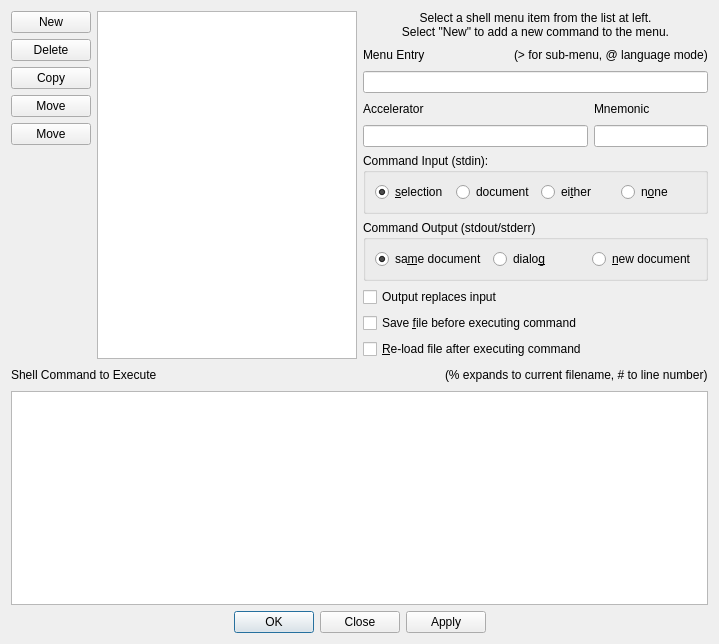
<?xml version="1.0" encoding="UTF-8"?>
<ui version="4.0">
 <class>DialogShellMenu</class>
 <widget class="QDialog" name="DialogShellMenu">
  <property name="geometry">
   <rect>
    <x>0</x>
    <y>0</y>
    <width>719</width>
    <height>644</height>
   </rect>
  </property>
  <property name="windowTitle">
   <string>Shell Menu</string>
  </property>
  <layout class="QVBoxLayout" name="verticalLayout_4">
   <item>
    <layout class="QHBoxLayout" name="horizontalLayout_8">
     <item>
      <layout class="QHBoxLayout" name="horizontalLayout">
       <item>
        <layout class="QVBoxLayout" name="verticalLayout">
         <item>
          <widget class="QPushButton" name="buttonNew">
           <property name="text">
            <string>New</string>
           </property>
           <property name="icon">
            <iconset theme="document-new">
             <normaloff/>
            </iconset>
           </property>
          </widget>
         </item>
         <item>
          <widget class="QPushButton" name="buttonDelete">
           <property name="text">
            <string>Delete</string>
           </property>
           <property name="icon">
            <iconset theme="edit-delete">
             <normaloff/>
            </iconset>
           </property>
          </widget>
         </item>
         <item>
          <widget class="QPushButton" name="buttonCopy">
           <property name="text">
            <string>Copy</string>
           </property>
           <property name="icon">
            <iconset theme="edit-copy">
             <normaloff/>
            </iconset>
           </property>
          </widget>
         </item>
         <item>
          <widget class="QPushButton" name="buttonUp">
           <property name="text">
            <string>Move</string>
           </property>
           <property name="icon">
            <iconset theme="go-up">
             <normaloff/>
            </iconset>
           </property>
          </widget>
         </item>
         <item>
          <widget class="QPushButton" name="buttonDown">
           <property name="text">
            <string>Move</string>
           </property>
           <property name="icon">
            <iconset theme="go-down">
             <normaloff/>
            </iconset>
           </property>
          </widget>
         </item>
         <item>
          <spacer name="verticalSpacer">
           <property name="orientation">
            <enum>Qt::Vertical</enum>
           </property>
           <property name="sizeHint" stdset="0">
            <size>
             <width>20</width>
             <height>40</height>
            </size>
           </property>
          </spacer>
         </item>
        </layout>
       </item>
       <item>
        <widget class="QListWidget" name="listItems"/>
       </item>
      </layout>
     </item>
     <item>
      <layout class="QVBoxLayout" name="verticalLayout_3">
       <item>
        <widget class="QLabel" name="label">
         <property name="text">
          <string>Select a shell menu item from the list at left.
Select &quot;New&quot; to add a new command to the menu.</string>
         </property>
         <property name="alignment">
          <set>Qt::AlignCenter</set>
         </property>
        </widget>
       </item>
       <item>
        <layout class="QHBoxLayout" name="horizontalLayout_3">
         <item>
          <widget class="QLabel" name="label_3">
           <property name="text">
            <string>Menu Entry</string>
           </property>
          </widget>
         </item>
         <item>
          <spacer name="horizontalSpacer">
           <property name="orientation">
            <enum>Qt::Horizontal</enum>
           </property>
           <property name="sizeHint" stdset="0">
            <size>
             <width>40</width>
             <height>20</height>
            </size>
           </property>
          </spacer>
         </item>
         <item>
          <widget class="QLabel" name="label_2">
           <property name="text">
            <string>(&gt; for sub-menu, @ language mode)</string>
           </property>
          </widget>
         </item>
        </layout>
       </item>
       <item>
        <widget class="QLineEdit" name="editName"/>
       </item>
       <item>
        <layout class="QHBoxLayout" name="horizontalLayout_6">
         <item>
          <layout class="QGridLayout" name="gridLayout">
           <item row="0" column="0">
            <widget class="QLabel" name="label_4">
             <property name="text">
              <string>Accelerator</string>
             </property>
            </widget>
           </item>
           <item row="0" column="1">
            <spacer name="horizontalSpacer_2">
             <property name="orientation">
              <enum>Qt::Horizontal</enum>
             </property>
             <property name="sizeHint" stdset="0">
              <size>
               <width>158</width>
               <height>20</height>
              </size>
             </property>
            </spacer>
           </item>
           <item row="1" column="0" colspan="2">
            <widget class="QLineEdit" name="editAccelerator"/>
           </item>
          </layout>
         </item>
         <item>
          <layout class="QVBoxLayout" name="verticalLayout_2">
           <item>
            <widget class="QLabel" name="label_5">
             <property name="text">
              <string>Mnemonic</string>
             </property>
            </widget>
           </item>
           <item>
            <widget class="QLineEdit" name="editMnemonic">
             <property name="maxLength">
              <number>1</number>
             </property>
            </widget>
           </item>
          </layout>
         </item>
        </layout>
       </item>
       <item>
        <widget class="QGroupBox" name="groupBox">
         <property name="title">
          <string>Command Input (stdin):</string>
         </property>
         <layout class="QHBoxLayout" name="horizontalLayout_4">
          <item>
           <widget class="QRadioButton" name="radioSelection">
            <property name="text">
             <string>&amp;selection</string>
            </property>
            <property name="checked">
             <bool>true</bool>
            </property>
           </widget>
          </item>
          <item>
           <widget class="QRadioButton" name="radioDocument">
            <property name="text">
             <string>document</string>
            </property>
           </widget>
          </item>
          <item>
           <widget class="QRadioButton" name="radioEither">
            <property name="text">
             <string>ei&amp;ther</string>
            </property>
           </widget>
          </item>
          <item>
           <widget class="QRadioButton" name="radioNone">
            <property name="text">
             <string>n&amp;one</string>
            </property>
           </widget>
          </item>
         </layout>
        </widget>
       </item>
       <item>
        <widget class="QGroupBox" name="groupBox_2">
         <property name="title">
          <string>Command Output (stdout/stderr)</string>
         </property>
         <layout class="QHBoxLayout" name="horizontalLayout_5">
          <item>
           <widget class="QRadioButton" name="radioSameDocument">
            <property name="text">
             <string>sa&amp;me document</string>
            </property>
            <property name="checked">
             <bool>true</bool>
            </property>
           </widget>
          </item>
          <item>
           <widget class="QRadioButton" name="radioDialog">
            <property name="text">
             <string>dialo&amp;g</string>
            </property>
           </widget>
          </item>
          <item>
           <widget class="QRadioButton" name="radioNewDocument">
            <property name="text">
             <string>&amp;new document</string>
            </property>
           </widget>
          </item>
         </layout>
        </widget>
       </item>
       <item>
        <widget class="QCheckBox" name="checkReplaceInput">
         <property name="text">
          <string>Output replaces input</string>
         </property>
        </widget>
       </item>
       <item>
        <widget class="QCheckBox" name="checkSaveBeforeExec">
         <property name="text">
          <string>Save &amp;file before executing command</string>
         </property>
        </widget>
       </item>
       <item>
        <widget class="QCheckBox" name="checkReloadAfterExec">
         <property name="text">
          <string>&amp;Re-load file after executing command</string>
         </property>
        </widget>
       </item>
      </layout>
     </item>
    </layout>
   </item>
   <item>
    <layout class="QHBoxLayout" name="horizontalLayout_7">
     <item>
      <widget class="QLabel" name="label_6">
       <property name="text">
        <string>Shell Command to Execute</string>
       </property>
      </widget>
     </item>
     <item>
      <spacer name="horizontalSpacer_3">
       <property name="orientation">
        <enum>Qt::Horizontal</enum>
       </property>
       <property name="sizeHint" stdset="0">
        <size>
         <width>428</width>
         <height>20</height>
        </size>
       </property>
      </spacer>
     </item>
     <item>
      <widget class="QLabel" name="label_7">
       <property name="text">
        <string>(% expands to current filename, # to line number)</string>
       </property>
      </widget>
     </item>
    </layout>
   </item>
   <item>
    <widget class="QPlainTextEdit" name="editCommand">
     <property name="font">
      <font>
       <family>Monospace</family>
      </font>
     </property>
    </widget>
   </item>
   <item>
    <widget class="QDialogButtonBox" name="buttonBox">
     <property name="standardButtons">
      <set>QDialogButtonBox::Apply|QDialogButtonBox::Close|QDialogButtonBox::Ok</set>
     </property>
     <property name="centerButtons">
      <bool>true</bool>
     </property>
    </widget>
   </item>
  </layout>
 </widget>
 <resources/>
 <connections>
  <connection>
   <sender>buttonBox</sender>
   <signal>rejected()</signal>
   <receiver>DialogShellMenu</receiver>
   <slot>reject()</slot>
   <hints>
    <hint type="sourcelabel">
     <x>469</x>
     <y>620</y>
    </hint>
    <hint type="destinationlabel">
     <x>505</x>
     <y>599</y>
    </hint>
   </hints>
  </connection>
 </connections>
</ui>
